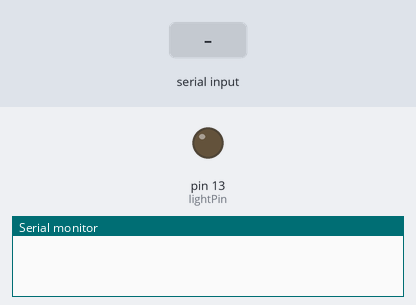
The sketch below on a simulated Arduino Uno, built with avr-gcc and run on an emulated ATmega328P. Shown: output pins drawn as LEDs (lit = HIGH), the last lines printed to the serial monitor. Inputs (shaded band) come from the test bench.

Above: at 1.2 s.
1.3 s: "1\n" received over Serial
At 2.0 s:
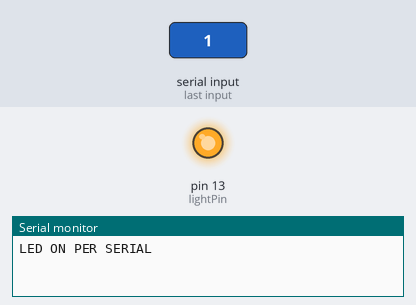
2.8 s: "2\n" received over Serial
At 3.1 s:
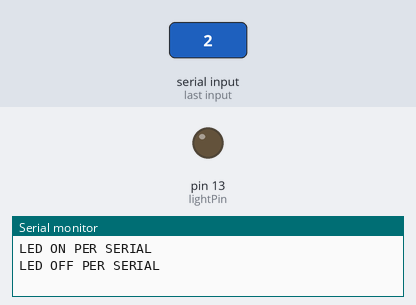
Timing chart, 0 to 5.8 s (numbered marks = the images above; inputs shaded):
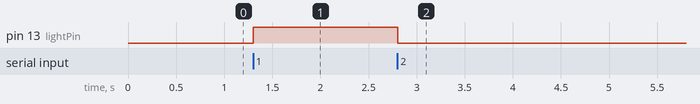

Measured:
- after the input at 1.3 s, pin 13 (lightPin): LOW → HIGH at once
- after the input at 2.8 s, pin 13 (lightPin): HIGH → LOW at once

The sketch:

LED-on-serial.ino
```cpp
int lightValue = 2; //2 is off in this case, 1 on
int lightPin= 13; //onboard LED is 13, can be changed if needed

void setup() {
  pinMode(lightPin, OUTPUT);
  Serial.begin(9600);
}

void loop() {
  if (Serial.available() > 0) {
    lightValue = Serial.parseInt();
    //Serial.println(lightValue);
    if (lightValue == 1) {
      digitalWrite(lightPin, HIGH);
      Serial.println("LED ON PER SERIAL");
    }
    else if (lightValue == 2) {
      digitalWrite(lightPin, LOW);
      Serial.println("LED OFF PER SERIAL");
    }
  }
}
```
